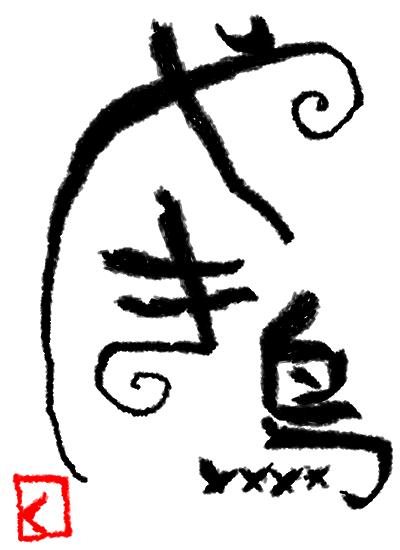
#> input picture images/test.png, 400 x 550 px, found by its file name
$ jupyter execute --allow-errors 'OpenCV와 머신러닝.ipynb'   (shell and % lines are left out)   (text cells are left out)
#> lines starting #> are read from the running program, lines starting #| are printed output that depends on the picture; after the words box and inside, x2 and y2 are one past the last pixel; in counts of white or black regions, pixels touching at a corner belong together; pictures that were not available may be replaced by others from this repository, and a replacement may not be noted
### Opencv와 머신러닝 파일/mosaic.py
import cv2

def mosaic(img, rect, size):
    # 모자이크 적용할 부분 추출하기
    (x1, y1, x2, y2) = rect
    w = x2-x1
    h = y2-y1
    i_rect = img[y1:y2, x1:x2]

    # 축소하고 확대하기
    i_small = cv2.resize(i_rect, (size, size))
    i_mos = cv2.resize(i_small, (w,h), interpolation=cv2.INTER_AREA)

    # 모자이크 적용하기
    img2 = img.copy()
    img2[y1:y2, x1:x2] = i_mos
    return img2

### OpenCV와 머신러닝.ipynb
[cell 1]
# 이미지 다운로드
import urllib.request as req
url = "http://uta.pw/shodou/img/28/214.png"
req.urlretrieve(url, "test.png")
#> (this line was passed over: the network is not available in this run)

# OpenCV로 읽어들이기
import cv2
img = cv2.imread("test.png")
#> img is the input picture: shape (550, 400, 3); mean B, G, R 209, 209, 211
print(img)
#> (printed output is left out)

[cell 2]
# 다운로드한 이미지 출력하기
import matplotlib.pyplot as plt
import cv2
img = cv2.imread('test.jpg')
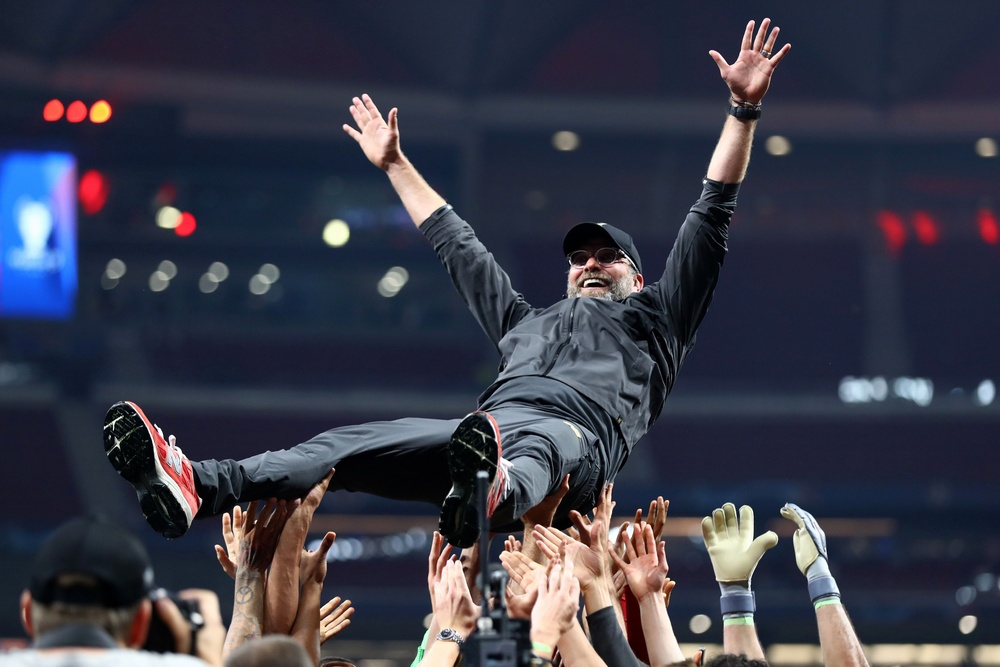
#> input picture images/test.jpg, 1000 x 667 px, shrunk from 4946 x 3297 before the run, found by its file name
#> img is the input picture: shape (667, 1000, 3); mean B, G, R 72.6, 58.5, 57.1
plt.imshow(cv2.cvtColor(img, cv2.COLOR_BGR2RGB))
plt.show()

[cell 3]
img = cv2.imread("test.jpg")
plt.axis("off") # axis 출력끄기
plt.imshow(cv2.cvtColor(img, cv2.COLOR_BGR2RGB))
plt.show()

[cell 4]
import cv2

# 이미지 읽어 들이기
img = cv2.imread("test.jpg")

# 이미지 저장하기
cv2.imwrite("out.png", img)
#> Out = True

[cell 5]
import matplotlib.pyplot as plt
import cv2

# 이미지 읽어 들이기
img = cv2.imread("test.jpg")
# 이미지 크기 병경하기
im2 = cv2.resize(img, (600,300))
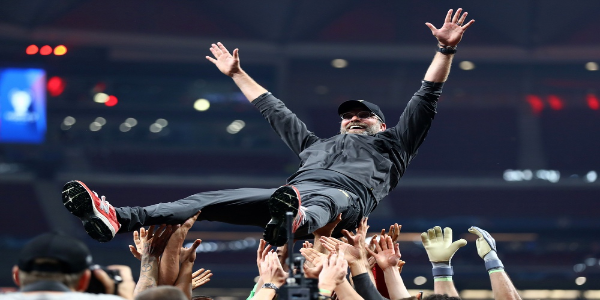
#> im2: shape (300, 600, 3); mean B, G, R 72.5, 58.4, 57
# 크기 변경한 이미지 저장하기
cv2.imwrite("out-resize.png", im2)

# 이미지 출력하기
plt.imshow(cv2.cvtColor(im2, cv2.COLOR_BGR2RGB))
plt.show()

[cell 6]
import matplotlib.pyplot as plt
import cv2

# 이미지 읽어 들이기
img = cv2.imread("test.jpg")
# 이미지 자르기
im2 = img[800:1500, 2000:3500]
#> im2 = empty array
# 이미지 크기 변경하기
#> (the rest of this cell did not finish here and is left out)

[cell 7]
import matplotlib.pyplot as plt
import cv2

# 캐스케이드 파일 지정해서 검출기 생성하기
cascade_file = "haarcascade_frontalface_alt.xml"
cascade = cv2.CascadeClassifier(cascade_file)

# 이미지 읽어 들이고 그레이스케일로 변환하기
img = cv2.imread("man.jpeg")
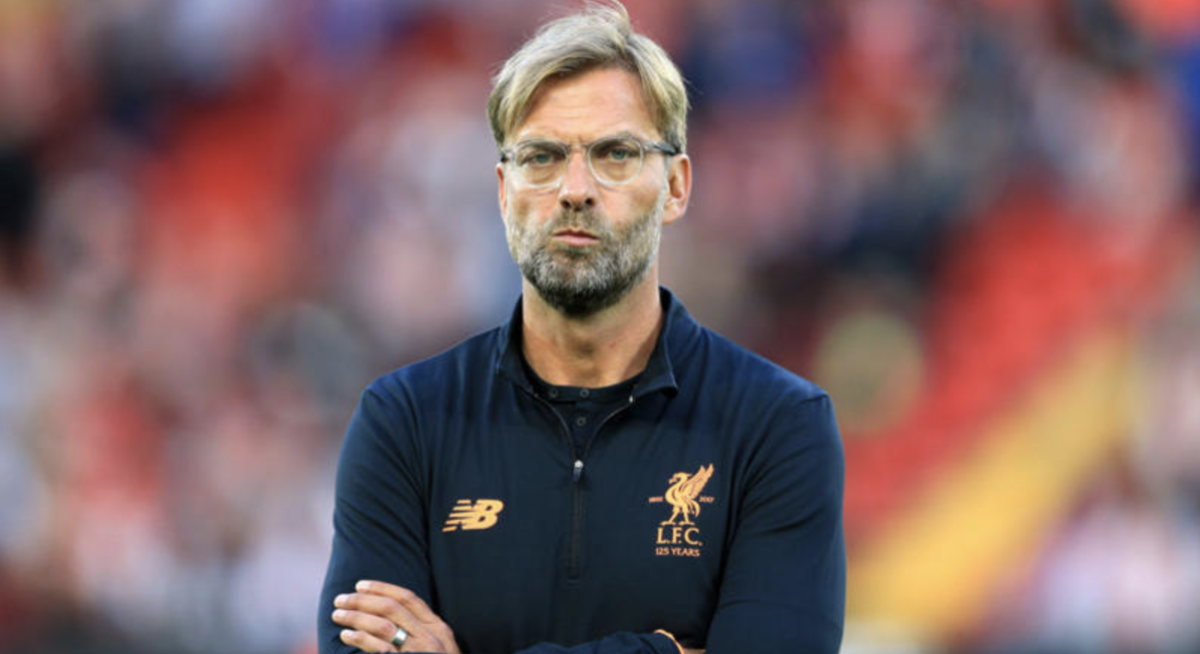
#> input picture images/man.jpeg, 1200 x 654 px, found by its file name
#> img is the input picture: shape (654, 1200, 3); mean B, G, R 99.5, 97.9, 124.1
img_gray = cv2.cvtColor(img, cv2.COLOR_BGR2GRAY)
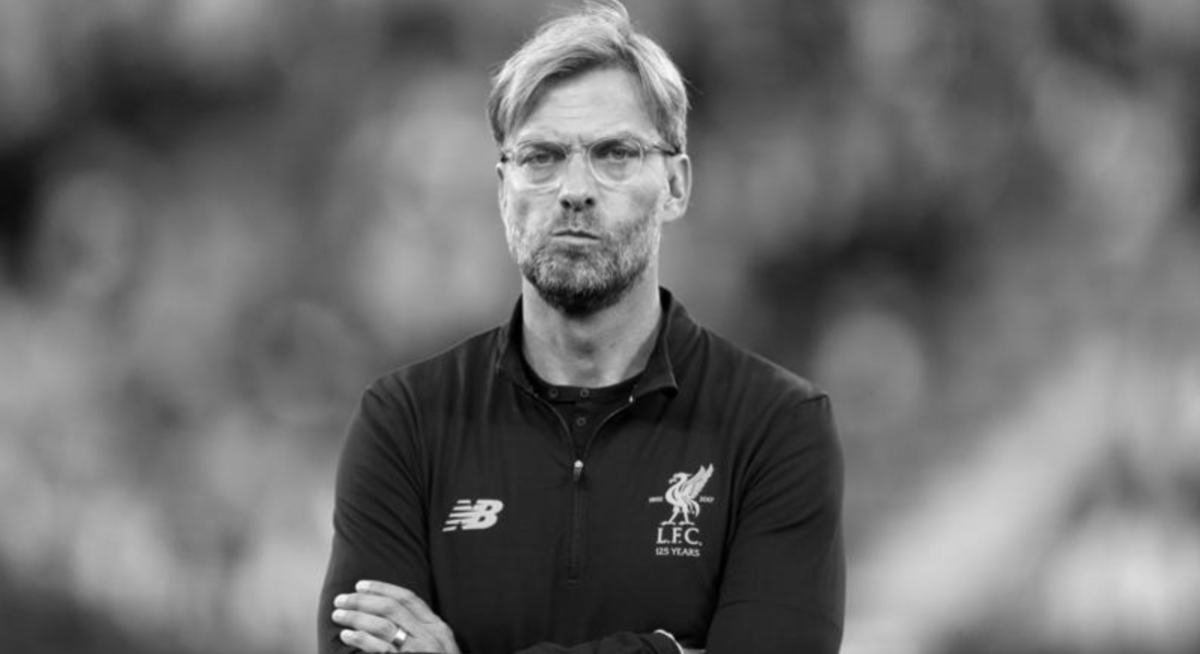
#> img_gray: shape (654, 1200); min 0, max 253, mean 105.9

# 얼굴 인식하기
face_list = cascade.detectMultiScale(img_gray, minSize=(150,150))
#> face_list = [[478, 75, 206, 206]]

#결과 확인하기
if len(face_list) == 0:
    print("실패")
    quit()

# 인식한 부분 표시하기
for (x,y,w,h) in face_list:
    print("얼굴의 좌표=", x, y, w, h)
    red = (0, 0, 255)
    cv2.rectangle(img, (x,y), (x+w, y+h), red, thickness=20)
#> this loop made 1 pass
#> (x, y, w, h, red) on pass 1: (478, 75, 206, 206, (0, 0, 255))
#| 얼굴의 좌표= 478 75 206 206
#> img: shape (654, 1200, 3); 2.19% of pixels changed, all inside (x1, y1, x2, y2) = (468, 65, 695, 292)

# 이미지 출력하기
cv2.imwrite("face-detect.png", img)
plt.imshow(cv2.cvtColor(img, cv2.COLOR_BGR2RGB))
plt.show()

[cell 8]
import matplotlib.pyplot as plt
import cv2
from mosaic import mosaic as mosaic

# 이미지 읽어들이고 모자이크 처리하기
img = cv2.imread("man.jpeg")
mos = mosaic(img, (400,50,700,300), 10)
#> in mosaic, `img2[y1:y2, x1:x2] = i_mos`:
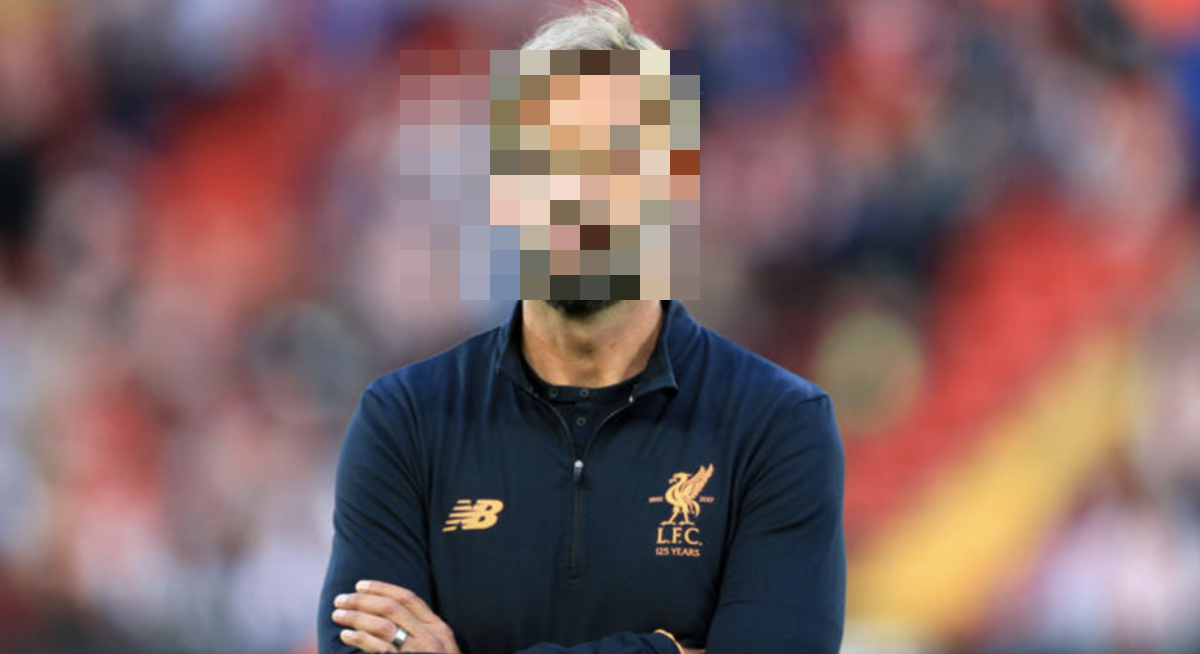
#> img2: shape (654, 1200, 3); 9.49% of pixels changed, all inside (x1, y1, x2, y2) = (400, 50, 700, 300)

# 이미지 출력하기
cv2.imwrite("man-mosaic.png", mos)
plt.imshow(cv2.cvtColor(mos, cv2.COLOR_BGR2RGB))
plt.show()

[cell 9]
import matplotlib.pyplot as plt
import cv2
from mosaic import mosaic as mosaic

# 캐스케이드 파일 지정해서 검출기 생성하기
cascade_file = "haarcascade_frontalface_alt.xml"
cascade = cv2.CascadeClassifier(cascade_file)

# 이미지 읽어 들이고 그레이스케일로 변환하기
img = cv2.imread("team.jpg")
#> (the rest of this cell did not finish here and is left out)

[cell 10]
import matplotlib.pyplot as plt
import cv2
from scipy import ndimage

# 검출기 생성하고 이미지 읽어 들이기
cascade_file = "haarcascade_frontalface_alt.xml"
cascade = cv2.CascadeClassifier(cascade_file)
img = cv2.imread("man.jpeg")

# 얼굴 검출하고 영역 표시하기
def face_detect(img):
    img_gray = cv2.cvtColor(img, cv2.COLOR_BGR2GRAY)
    face_list = cascade.detectMultiScale(img_gray, minSize=(150,150))
    # 인식한 영역 표시하기
    for (x,y,w,h) in face_list:
        print("얼굴의 좌표=", x, y, w, h)
        red = (0, 0, 255)
        cv2.rectangle(img, (x, y), (x+w, y+h), red, thickness=20)

# 여러 각도의 이미지를 만들고 테스트하기
for i in range(0, 9):
    ang = i * 10
    print("--" + str(ang) + "--")
    img_r = ndimage.rotate(img, ang)
    face_detect(img_r)
    plt.subplot(3, 3, i + 1)
    plt.axis("off")
    plt.title("angle=" + str(ang))
    plt.imshow(cv2.cvtColor(img_r, cv2.COLOR_BGR2RGB))
#> this loop made 9 passes
#> face_list in face_detect on passes 1 to 2: [[478, 75, 206, 206]], [[506, 187, 191, 191]]
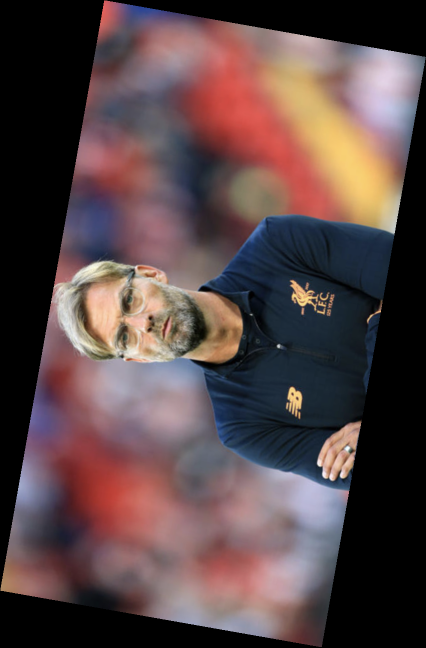
#> img_r: shape (1295, 852, 3) (shown at 1/2 size); mean B, G, R 70.6, 69.4, 88.1

plt.show()
#> (reads Opencv와 머신러닝 파일/digits.pkl from the repository)

[cell 11]
import matplotlib.pyplot as plt

# 손글씨 데이터 읽어들이기
#> (the rest of this cell did not finish here and is left out)

#> (a cell that did not finish here is left out)

#> (a cell that did not finish here is left out)

[cell 14]
# 학습한 데이터 저장하기
from sklearn.externals import joblib
#> (the rest of this cell did not finish here and is left out)

#> (a cell that did not finish here is left out)

[cell 16]
import cv2
from sklearn.externals import joblib

def predict_digit(filename):
    # 학습한 데이터 읽어 들이기
    clf = joblib.load("digits.pkl")
    # 직접 그린 손글씨 이미지 읽어 들이기
    my_img = cv2.imread(filename)
    # 이미지 데이터를 학습에 적합하게 변환라기
    my_img = cv2.cvtColor(my_img, cv2.COLOR_BGR2GRAY)
    my_img = cv2.resize(my_img, (8, 8))
    my_img = 15 - my_img // 16 # 흑백반전
    # 2차원 배열을 1차원 배열로 변환하기
    my_img = my_img.reshape((-1, 64))
    # 데이터 예측하기
    res = clf.predict(my_img)
    return res[0]

# 이미지 파일을 지정해서 실행하기
#> (the rest of this cell did not finish here and is left out)

[cell 17]
import cv2
import matplotlib.pyplot as plt


# 이미지 읽어 들이고 크기 변경하기
img = cv2.imread("flower.jpg")
#> (the rest of this cell did not finish here and is left out)

[cell 18]
import cv2
import matplotlib.pyplot as plt

# 엽서 이미지에서 우편 번호를 추출하는 함수
def detect_zipno(fname):
    # 이미지 읽어 들이기
    img = cv2.imread(fname)
    # 이미지 크기 구하기
    h, w = img.shape[:2]
    # 이미지의 오른쪽 윗부분만 추출하기 --- (*1)
    img = img[0:h//2, w//3:]

    # 이미지 이진화하기 --- (*2)
    gray = cv2.cvtColor(img, cv2.COLOR_BGR2GRAY)
    gray = cv2.GaussianBlur(gray, (3, 3), 0)
    im2 = cv2.threshold(gray, 140, 255, cv2.THRESH_BINARY_INV)[1]

    # 윤곽 검출하기 --- (*3)
    cnts = cv2.findContours(im2,
        cv2.RETR_LIST,
        cv2.CHAIN_APPROX_SIMPLE)[1]

    # 추출한 이미지에서 윤곽 추출하기--- (*4)
    result = []
    for pt in cnts:
        x, y, w, h = cv2.boundingRect(pt)
        # 너무 크거나 너무 작은 부분 제거하기 --- (*5)
        if not(50 < w < 70): continue
        result.append([x, y, w, h])
    # 추출한 윤곽을 위치에 따라 정렬하기 --- (*6)
    result = sorted(result, key=lambda x: x[0])
    # 추출한 윤곽이 너무 가까운 것들 제거하기 --- (*7)
    result2 = []
    lastx = -100
    for x, y, w, h in result:
        if (x - lastx) < 10: continue
        result2.append([x, y, w, h])
        lastx = x
    # 초록색 테두리 출력하기 --- (*8)
    for x, y, w, h in result2:
        cv2.rectangle(img, (x, y), (x+w, y+h), (0, 255, 0), 3)
    return result2, img

#> (the rest of this cell did not finish here and is left out)

[cell 19]
from detect_zip import *
import matplotlib.pyplot as plt

from sklearn.externals import joblib

# 학습한 데이터 읽어 들이기
#> (the rest of this cell did not finish here and is left out)

[cell 20]
import cv2
import numpy as np

# 웹카메라로부터 입력받기
cap = cv2.VideoCapture(0)
while True:
    # 카메라의 이미지 읽어 들이기
    _, frame = cap.read()
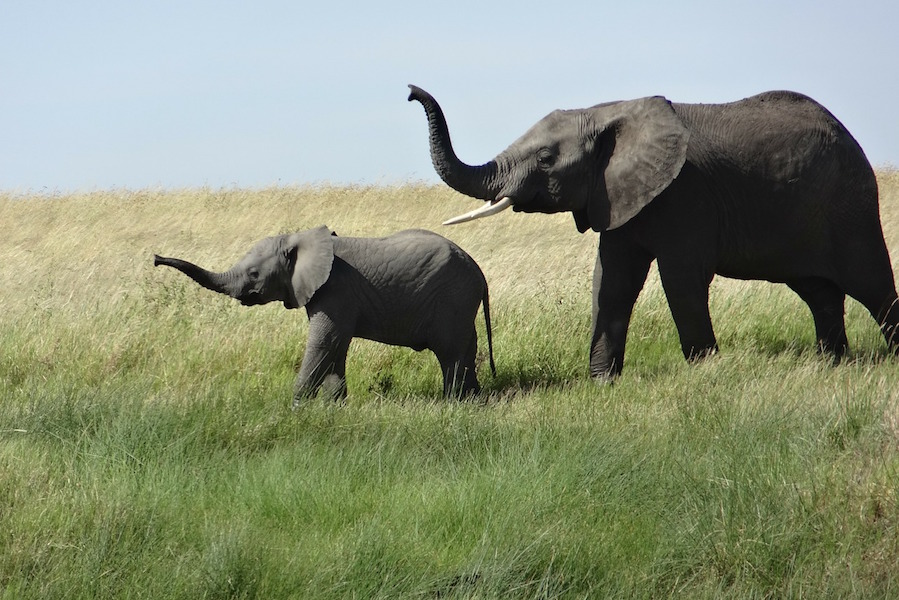
#> input picture creative_commons_elephant.jpg, 899 x 600 px, given in place of the camera
#> frame is the input picture: shape (600, 899, 3); mean B, G, R 119.7, 144.5, 136.7
    # 이미지를 축소해서 출력하기
    frame = cv2.resize(frame, (500,300))
#> frame: shape (300, 500, 3)
    # 윈도우에 이미지 출력하기
    cv2.imshow('OpenCV Web Camera', frame)
    # ESC 또는 Enter 키가 입력되면 반복 종료하기
    k = cv2.waitKey(1) # 1msec 대기
#> (key Esc is pressed here)
    if k == 27 or k == 13: break

cap.release() # 카메라 해제하기
cv2.destroyAllWindows # 윈도우 제거하기

[cell 21]
import cv2
import numpy as np

# 웹카메라로부터 입력받기
cap = cv2.VideoCapture(0)
while True:
    # 카메라의 이미지 읽어 들이기
    _, frame = cap.read()
    # 이미지를 축소해서 출력하기
    frame = cv2.resize(frame, (500,300))
    # 파란색과 녹색부분 제거하기
    frame[:,:,0] = 0 # 파란색을 0으로
    frame[:,:,1] = 0 # 초록색을 0으로
    # 윈도우에 이미지 출력하기
    cv2.imshow('RED Camera', frame)
    # Enter 키가 입력되면 반복종료
    if cv2.waitKey(1) == 13: break
#> (key Esc is pressed here)

cap.release() # 카메라 해제하기
cv2.destroyAllWindows # 윈도우 제거하기

[cell 22]
import cv2
import numpy as np

# 웹 카메라로부터 입력받기
cap = cv2.VideoCapture(0)
while True:
    # 이미지 추출하고 축소하기
    _, frame = cap.read()
    frame = cv2.resize(frame, (500,300))
    # 색공간을 HSV로 변환하기
    hsv = cv2.cvtColor(frame, cv2.COLOR_BGR2HSV_FULL)
#> hsv: shape (300, 500, 3); mean H, S, V 72.7, 65.8, 149.1
    # HSV 분할하기
    h = hsv[:, :, 0]
    s = hsv[:, :, 1]
    v = hsv[:, :, 2]
    # 붉은색을 가진 요소만 출력하기
    img = np.zeros(h.shape, dtype=np.uint8)
    img[((h < 50) | (h > 200)) & (s > 100)] = 255
    # 윈도우에 이미지 출력하기
    cv2.imshow('RED Camera', img)
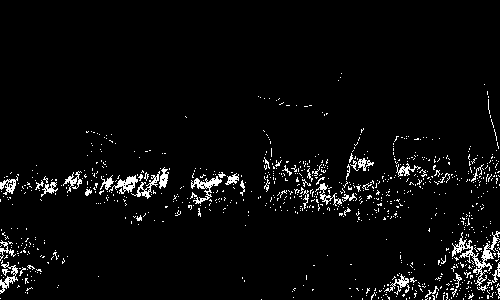
#> window 'RED Camera': shape (300, 500); 4% white in thin lines or dots, all inside (x1, y1, x2, y2) = (0, 73, 500, 300)
    if cv2.waitKey(1) == 13: break
#> (key Esc is pressed here)

cap.release() # 카메라 해제하기
cv2.destroyAllWindows() # 윈도우 제거하기

[cell 23]
import cv2

cap = cv2.VideoCapture(0)
img_last = None # 이전 프레임을 저장해둘 변수
green = (0, 255, 0)

while True:
    # 이미지 추출하기
    _, frame = cap.read()
    frame = cv2.resize(frame, (500, 300))
    # 흑백 이미지로 변환하기
    gray = cv2.cvtColor(frame, cv2.COLOR_BGR2GRAY)
    gray = cv2.GaussianBlur(gray, (9, 9), 0)
    img_b = cv2.threshold(gray, 100, 255, cv2.THRESH_BINARY)[1]
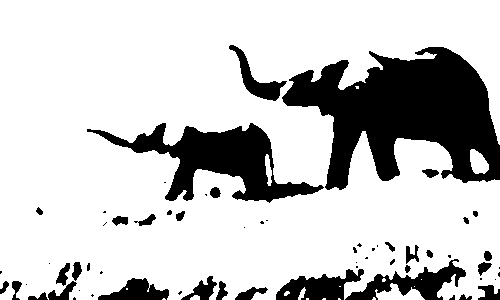
#> img_b: shape (300, 500); 78.5% white; 62 black regions (29 under 20 px), largest, box (x1, y1, x2, y2) and area: (282, 47, 500, 190) 17313, (87, 123, 324, 203) 6930, (345, 259, 466, 300) 1851
    # 차이 확인하기
    if img_last is None:
        img_last = img_b
        continue
    frame_diff = cv2.absdiff(img_last, img_b)
    cnts = cv2.findContours(frame_diff,
            cv2.RETR_EXTERNAL,
            cv2.CHAIN_APPROX_SIMPLE)[1]
    # 차이가 있는 부분 출력하기
    for pt in cnts:
        x, y, w, h = cv2.boundingRect(pt)
        if w < 30: continue # 작은 변경은 무시하기
        cv2.rectangle(frame, (x, y), (x+w, y+h), green, 2)
    # 프레임을 변수에 저장해두기
    img_last = img_b
    # 화면에 출력하기
    cv2.imshow("Diff Camera", frame)
    cv2.imshow("diff data", frame_diff)
    if cv2.waitKey(1) == 13: break
cap.release()
cv2.destroyAllWindows()

[cell 24]
import cv2
import numpy as np

# 카메라 입력받기
cap = cv2.VideoCapture(0)
# 동영상 출력 전용 객체 생성하기
fmt = cv2.VideoWriter_fourcc('m','p','4','v')
#> fmt = 1983148141
fps = 20.0
size = (640, 360)
writer = cv2.VideoWriter('test.m4v', fmt, fps, size)

while True:
    _, frame = cap.read() # 동영상 입력
    # 이미지 축소하기
    frame = cv2.resize(frame, size)
#> frame: shape (360, 640, 3)
    # 이미지 출력하기
    writer.write(frame)
    # 화면에도 출력하기
    cv2.imshow('frame', frame)
    # Enter 키가 입력되면 반복 종료하기
    if cv2.waitKey(1) == 13: break
#> (key Esc is pressed here)

writer.release()
cap.release()
cv2.destroyAllWindows() # 윈도우 제거하기

[cell 25]
import cv2, os

img_last = None # 이전 프레임을 저장할 변수
no = 0 # 이미지 장 수
save_dir = "./exfish" # 저장 디렉터리 이름
os.mkdir(save_dir) # 디렉터리 만들기

# 동영상 파일로부터 입력받기 --- (*1)
cap = cv2.VideoCapture("fish.mp4")
while True:
    # 이미지 추출하기
    is_ok, frame = cap.read()
    if not is_ok: break
    frame = cv2.resize(frame, (640, 360))
    # 흑백 이미지로 변환하기 --- (*2)
    gray = cv2.cvtColor(frame, cv2.COLOR_BGR2GRAY)
#> gray: shape (360, 640)
    gray = cv2.GaussianBlur(gray, (15, 15), 0)
    img_b = cv2.threshold(gray, 127, 255, cv2.THRESH_BINARY)[1]
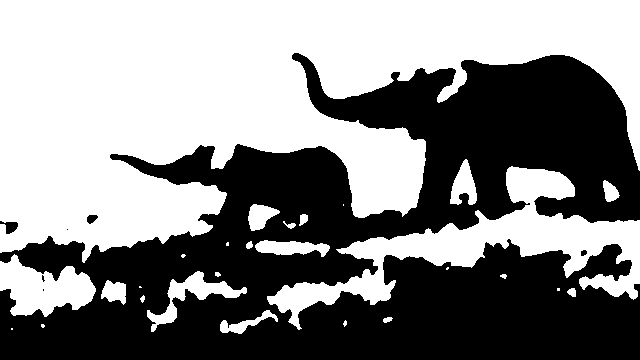
#> img_b: shape (360, 640); 52.9% white; 7 black regions (3 under 20 px), largest, box (x1, y1, x2, y2) and area: (0, 53, 640, 360) 108279, (0, 221, 18, 234) 131, (87, 215, 98, 224) 70, (581, 250, 587, 256) 29
    # 차이 확인하기
    if not img_last is None:
        frame_diff = cv2.absdiff(img_last, img_b) # --- (*3)
        cnts = cv2.findContours(frame_diff,
            cv2.RETR_EXTERNAL,
            cv2.CHAIN_APPROX_SIMPLE)[1]
        # 차이가 있는 부분을 파일로 출력하기 --- (*4)
        for pt in cnts:
            x, y, w, h = cv2.boundingRect(pt)
            if w < 100 or w > 500: continue # 노이즈 제거하기
            # 추출한 영역 저장하기
            imgex = frame[y:y+h, x:x+w]
            outfile = save_dir + "/" + str(no) + ".jpg"
            cv2.imwrite(outfile, imgex)
            no += 1
    img_last = img_b
cap.release()
print("ok")
